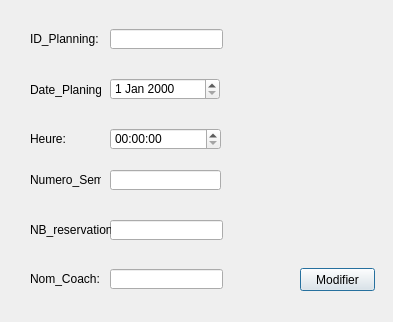
<?xml version="1.0" encoding="UTF-8"?>
<ui version="4.0">
 <class>modifierprogrammes</class>
 <widget class="QDialog" name="modifierprogrammes">
  <property name="geometry">
   <rect>
    <x>0</x>
    <y>0</y>
    <width>393</width>
    <height>322</height>
   </rect>
  </property>
  <property name="windowTitle">
   <string>Dialog</string>
  </property>
  <widget class="QLineEdit" name="NB_reservation2">
   <property name="geometry">
    <rect>
     <x>110</x>
     <y>220</y>
     <width>113</width>
     <height>20</height>
    </rect>
   </property>
   <property name="text">
    <string/>
   </property>
  </widget>
  <widget class="QDateEdit" name="Date_Planning2">
   <property name="geometry">
    <rect>
     <x>110</x>
     <y>78</y>
     <width>110</width>
     <height>22</height>
    </rect>
   </property>
  </widget>
  <widget class="QLabel" name="label_11">
   <property name="geometry">
    <rect>
     <x>30</x>
     <y>219</y>
     <width>81</width>
     <height>21</height>
    </rect>
   </property>
   <property name="text">
    <string>NB_reservation:</string>
   </property>
  </widget>
  <widget class="QLabel" name="label_13">
   <property name="geometry">
    <rect>
     <x>30</x>
     <y>129</y>
     <width>41</width>
     <height>20</height>
    </rect>
   </property>
   <property name="text">
    <string>Heure:</string>
   </property>
  </widget>
  <widget class="QLabel" name="label_14">
   <property name="geometry">
    <rect>
     <x>30</x>
     <y>29</y>
     <width>81</width>
     <height>20</height>
    </rect>
   </property>
   <property name="text">
    <string>ID_Planning:</string>
   </property>
  </widget>
  <widget class="QLabel" name="label_12">
   <property name="geometry">
    <rect>
     <x>30</x>
     <y>79</y>
     <width>71</width>
     <height>21</height>
    </rect>
   </property>
   <property name="text">
    <string>Date_Planing:</string>
   </property>
  </widget>
  <widget class="QTimeEdit" name="Heure2">
   <property name="geometry">
    <rect>
     <x>110</x>
     <y>128</y>
     <width>111</width>
     <height>22</height>
    </rect>
   </property>
  </widget>
  <widget class="QLineEdit" name="ID_Planning2">
   <property name="geometry">
    <rect>
     <x>110</x>
     <y>29</y>
     <width>113</width>
     <height>20</height>
    </rect>
   </property>
   <property name="text">
    <string/>
   </property>
  </widget>
  <widget class="QLabel" name="label_15">
   <property name="geometry">
    <rect>
     <x>30</x>
     <y>268</y>
     <width>81</width>
     <height>21</height>
    </rect>
   </property>
   <property name="text">
    <string>Nom_Coach:</string>
   </property>
  </widget>
  <widget class="QPushButton" name="modifierProgrammes_2">
   <property name="geometry">
    <rect>
     <x>300</x>
     <y>268</y>
     <width>75</width>
     <height>23</height>
    </rect>
   </property>
   <property name="text">
    <string>Modifier</string>
   </property>
  </widget>
  <widget class="QLabel" name="label_10">
   <property name="geometry">
    <rect>
     <x>30</x>
     <y>170</y>
     <width>71</width>
     <height>20</height>
    </rect>
   </property>
   <property name="text">
    <string>Numero_Sem:</string>
   </property>
  </widget>
  <widget class="QLineEdit" name="Nom_Coach2">
   <property name="geometry">
    <rect>
     <x>110</x>
     <y>269</y>
     <width>113</width>
     <height>20</height>
    </rect>
   </property>
   <property name="text">
    <string/>
   </property>
  </widget>
  <widget class="QLineEdit" name="Numero_Sem2">
   <property name="geometry">
    <rect>
     <x>110</x>
     <y>170</y>
     <width>111</width>
     <height>20</height>
    </rect>
   </property>
   <property name="text">
    <string/>
   </property>
  </widget>
 </widget>
 <resources/>
 <connections/>
</ui>
